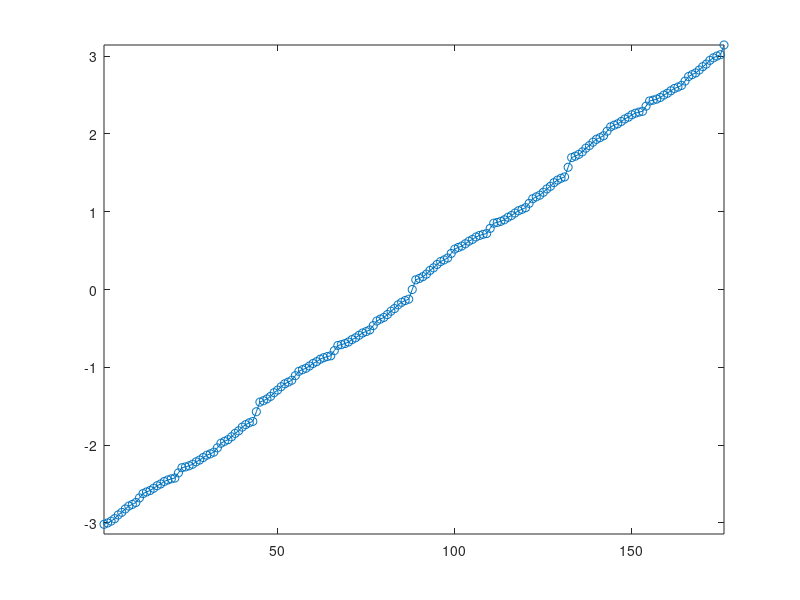
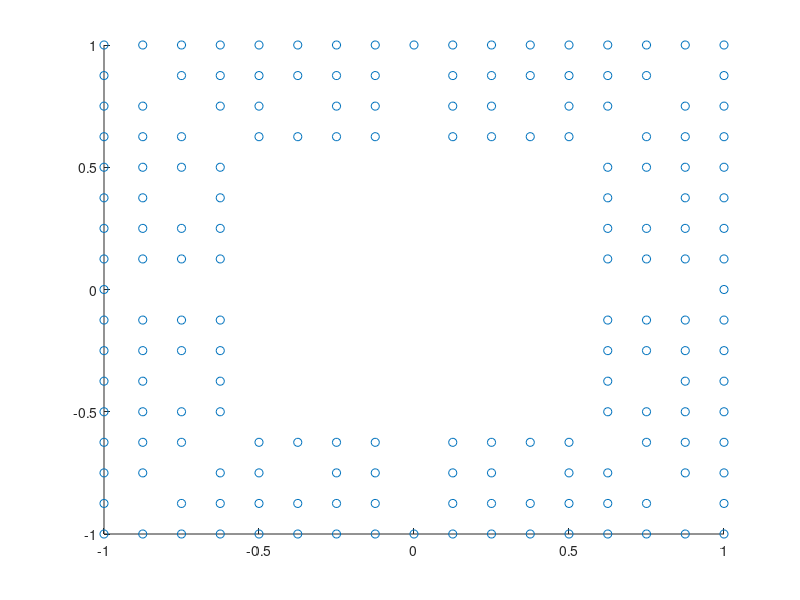
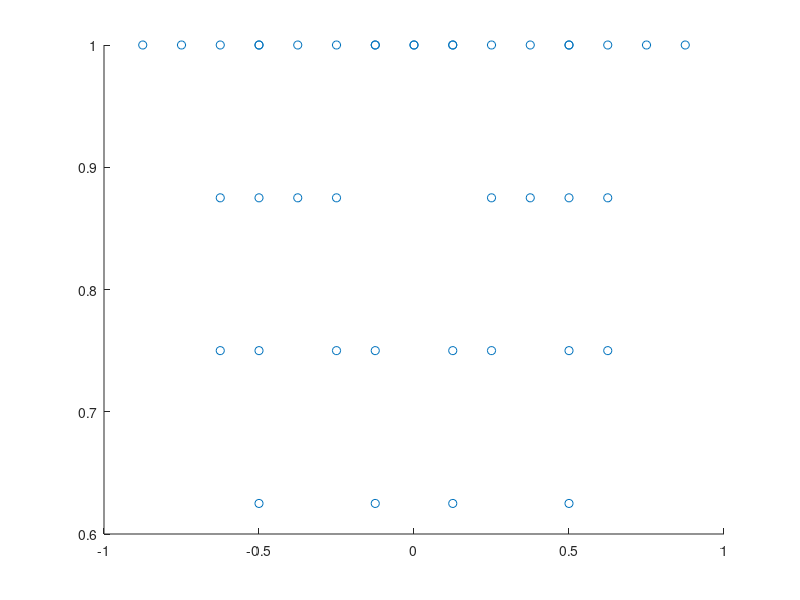
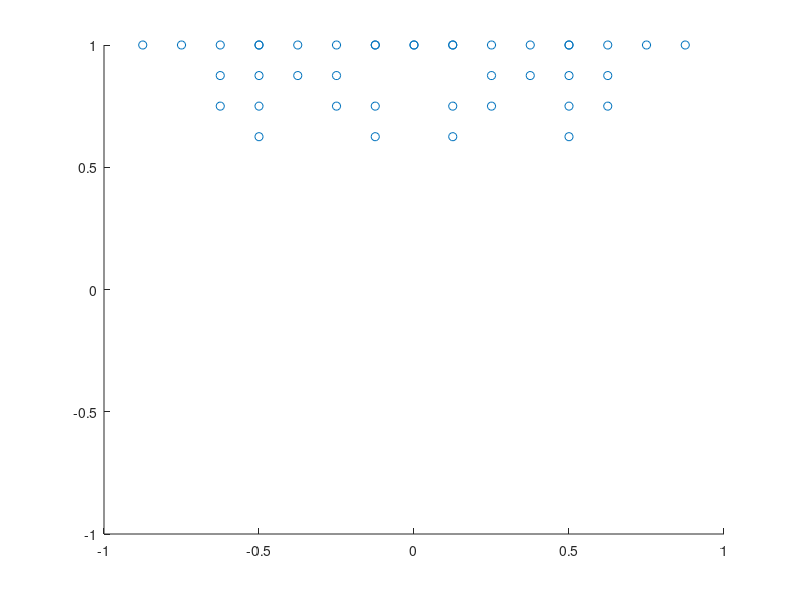

Write MATLAB code to recreate these figures, in order.
close all; clear; output_precision(16);

function vecdir = vectordirection(x)
  vecdir = acos(dot([0 1]'*ones(1,size(x,2)),x./vecnorm(x)));
  vecdir(sign(x(1,:))<0) *= -1;
endfunction

a = [
  [0 1 2 3 4 5 6 7 8] [1 2 3 4 5 6 8] [1 2 4 5 7 8] [1 2 3 4 6 7 8] [5 6 7 8] [5 7 8] [5 6 7 8] [5 6 7 8] 8;
  [8 8 8 8 8 8 8 8 8] [7 7 7 7 7 7 7] [6 6 6 6 6 6] [5 5 5 5 5 5 5] [4 4 4 4] [3 3 3] [2 2 2 2] [1 1 1 1] 0
]/8;
a = [flip([-a(1,:);a(2,:)],2) a];
a = [a flip([a(1,:);-a(2,:)],2)];
a = unique(a',"rows")';
b = vectordirection(a);
ba = b;
bb = vecnorm(a);
c = sort(b);
ca = sort(ba);
cb = sort(bb);
d = round(a*2^3);
da = round(ba*2^3);
db = round(bb*2^3);
f = [d;da;db];
figure(1); plot(c,'o-'); xlim([1 176]); ylim([-pi pi]);
figure(2); scatter(a(1,:),a(2,:));
figure(3); plot(da,'o-'); xlim([1 176]); ylim([-25 25]);
figure(4); plot(db,'o-'); xlim([1 176]); ylim([5 11]);

fn = "tiledata.prg";
fopen(fn,'w');
fwrite(fn,cast(0x6000,'uint16'),'uint16',0,'l');
fwrite(fn,cast(f','int8'),'int8',0,'l');
fclose(fn);

fov = 70 * pi/180;
len = atan(fov);
drs = 32;
stp = 40;
a2 = len*(-1:2/(stp-1):1);
b2 = [a2;ones(size(a2))];
b3 = vectordirection(b2);
[b3a,b3i] = min(abs(b3 - b'));
b4a = a(:,b3i);
b4b = vectordirection(b4a);
b4c = vecnorm(b4a);
b5 = [b4a; b4b; b4c];
figure(3); scatter(b4a(1,:),b4a(2,:));
b2a = [];
for n = 1:drs
  rz = rotz((n-1)/drs*360);
  rz = rz(1:2,1:2);
  rd = rz*b2;
  rd2 = vectordirection(rd);
  [rd3,rd3i] = min(abs(rd2 - b'));
  rd3 = a(:,rd3i);
  rd4 = vectordirection(rd3);
  rd5 = vecnorm(rd3);
  figure(n+3); scatter(rd3(1,:),rd3(2,:)); xlim([-1 1]); ylim([-1 1]);
  rda = [];
  rda(1:4:size(rd3,2)*4) = rd3(1,:);
  rda(2:4:size(rd3,2)*4) = rd3(2,:);
  rda(3:4:size(rd4,2)*4) = rd4;
  rda(4:4:size(rd5,2)*4) = rd5;
  b2a = [b2a; rda];
endfor
c2 = round(b2a*2^3);

fn = "tiledata2.prg";
fopen(fn,'w');
fwrite(fn,cast(0x6000,'uint16'),'uint16',0,'l');
fwrite(fn,cast(c2','int8'),'int8',0,'l');
fclose(fn);

tileddim = 32;
tiledsize = 1024;
tiledroom = [
	4, 2, 3, 4, 5, 6, 7, 8, 9,10,11,12,13,14,15,16, 1, 2, 3, 4, 5, 6, 7, 8, 9,10,11,12,13,14,15,16,
	3, 0, 0, 0, 0, 0, 0, 1, 0, 0, 0, 0, 0, 0, 0, 0, 0, 0, 0, 0, 0, 0, 0, 0, 0, 0, 0, 0, 0, 0, 0, 1,
	2, 0, 0, 0, 0, 0, 0, 1, 0, 0, 0, 0, 0, 0, 0, 0, 0, 0, 0, 0, 0, 0, 0, 0, 0, 0, 0, 0, 0, 0, 0, 1,
	1, 0, 0, 1, 1, 1, 0, 1, 0, 0, 0, 0, 0, 0, 0, 0, 0, 0, 0, 0, 0, 0, 0, 0, 0, 0, 0, 0, 0, 0, 0, 1,
	1, 0, 0, 1, 0, 0, 0, 1, 0, 0, 0, 0, 0, 0, 0, 0, 0, 0, 0, 0, 0, 0, 0, 0, 0, 0, 0, 0, 0, 0, 0, 1,
	2, 0, 0, 0, 0, 0, 0, 1, 0, 0, 0, 0, 0, 0, 0, 0, 0, 0, 0, 0, 0, 0, 0, 0, 0, 0, 0, 0, 0, 0, 0, 1,
	3, 0, 0, 0, 0, 0, 0, 1, 0, 0, 0, 0, 0, 0, 0, 0, 0, 0, 0, 0, 0, 0, 0, 0, 0, 0, 0, 0, 0, 0, 0, 1,
	4, 0, 0, 1, 1, 1, 1, 1, 0, 0, 0, 0, 0, 0, 0, 0, 0, 0, 0, 0, 0, 0, 0, 0, 0, 0, 0, 0, 0, 0, 0, 1,
	1, 0, 0, 0, 0, 0, 0, 0, 0, 0, 0, 0, 1, 1, 1, 1, 0, 0, 0, 0, 0, 0, 0, 0, 0, 0, 0, 0, 0, 0, 0, 1,
	2, 0, 0, 0, 0, 0, 0, 0, 0, 0, 0, 0, 1, 0, 0, 0, 0, 0, 0, 0, 0, 0, 0, 0, 0, 0, 0, 0, 0, 0, 0, 1,
	3, 0, 0, 0, 0, 0, 0, 0, 0, 0, 0, 0, 1, 0, 0, 0, 0, 0, 0, 0, 0, 0, 0, 0, 0, 0, 0, 0, 0, 0, 0, 2,
	4, 0, 0, 0, 0, 0, 0, 0, 0, 0, 0, 0, 1, 0, 0, 0, 0, 0, 0, 0, 0, 0, 0, 0, 0, 0, 0, 0, 0, 0, 0, 2,
	1, 0, 0, 0, 0, 0, 0, 0, 0, 0, 0, 0, 1, 0, 0, 0, 0, 0, 0, 0, 0, 0, 0, 0, 0, 0, 0, 0, 0, 0, 0, 2,
	2, 0, 0, 0, 0, 0, 0, 0, 0, 0, 0, 0, 1, 0, 0, 0, 0, 0, 0, 0, 0, 0, 0, 0, 0, 0, 0, 0, 0, 0, 0, 2,
	3, 0, 0, 0, 0, 0, 0, 0, 0, 0, 0, 0, 1, 0, 0, 0, 0, 0, 0, 0, 0, 0, 0, 0, 0, 0, 0, 0, 0, 0, 0, 2,
	4, 0, 0, 0, 0, 0, 0, 0, 0, 0, 0, 0, 0, 0, 0, 0, 0, 0, 0, 0, 0, 0, 0, 0, 0, 0, 0, 0, 0, 0, 0, 3,
	1, 0, 0, 0, 0, 0, 0, 0, 0, 0, 0, 0, 0, 0, 0, 0, 0, 0, 0, 0, 0, 0, 0, 0, 0, 0, 0, 0, 0, 0, 0, 3,
	2, 0, 0, 0, 0, 0, 0, 0, 0, 0, 0, 0, 0, 0, 0, 0, 0, 0, 0, 0, 0, 0, 0, 0, 0, 0, 0, 0, 0, 0, 0, 3,
	3, 0, 0, 0, 1, 0, 0, 0, 0, 0, 0, 0, 0, 0, 0, 0, 0, 0, 0, 0, 0, 0, 0, 0, 1, 1, 1, 0, 0, 0, 0, 3,
	4, 0, 0, 0, 0, 1, 0, 0, 0, 0, 0, 0, 0, 0, 0, 0, 0, 0, 0, 0, 0, 0, 0, 0, 0, 0, 1, 0, 0, 0, 0, 3,
	1, 0, 0, 0, 0, 0, 1, 0, 0, 0, 0, 0, 0, 0, 0, 0, 0, 0, 0, 0, 0, 0, 0, 0, 0, 0, 1, 0, 0, 0, 0, 3,
	2, 0, 0, 0, 0, 0, 0, 1, 0, 0, 0, 0, 0, 0, 0, 0, 0, 0, 0, 0, 0, 0, 0, 0, 0, 0, 1, 0, 0, 0, 0, 3,
	3, 0, 0, 0, 0, 0, 0, 0, 1, 0, 0, 0, 0, 0, 0, 0, 0, 0, 0, 0, 0, 0, 0, 0, 0, 0, 1, 0, 0, 0, 0, 4,
	4, 0, 0, 0, 0, 0, 0, 0, 0, 1, 0, 0, 0, 0, 0, 0, 0, 0, 0, 0, 0, 0, 0, 0, 0, 0, 1, 0, 0, 0, 0, 4,
	1, 0, 0, 0, 0, 0, 0, 0, 0, 0, 1, 0, 0, 0, 0, 0, 0, 0, 0, 0, 0, 0, 0, 0, 0, 0, 1, 0, 0, 0, 0, 4,
	2, 0, 0, 0, 0, 0, 0, 0, 0, 0, 0, 1, 0, 0, 0, 0, 0, 0, 0, 0, 0, 0, 0, 0, 0, 0, 1, 0, 0, 0, 0, 4,
	3, 0, 0, 0, 0, 0, 0, 0, 0, 0, 0, 0, 1, 0, 0, 0, 0, 0, 0, 0, 0, 0, 0, 0, 0, 0, 1, 0, 0, 0, 0, 4,
	4, 0, 0, 0, 0, 0, 0, 0, 0, 0, 0, 0, 0, 0, 0, 0, 0, 0, 0, 0, 0, 0, 0, 0, 0, 0, 0, 0, 0, 0, 0, 4,
	1, 0, 0, 0, 0, 0, 0, 0, 0, 0, 0, 0, 0, 0, 0, 0, 0, 0, 0, 0, 0, 0, 0, 0, 0, 0, 0, 0, 0, 0, 0, 4,
	2, 0, 0, 0, 0, 0, 0, 0, 0, 0, 0, 0, 0, 0, 0, 0, 0, 0, 0, 0, 0, 0, 0, 0, 0, 0, 0, 0, 0, 0, 0, 4,
	3, 0, 0, 0, 0, 0, 0, 0, 0, 0, 0, 0, 0, 0, 0, 0, 0, 0, 0, 0, 0, 0, 0, 0, 0, 0, 0, 0, 0, 0, 0, 4,
	4, 1, 1, 1, 1, 1, 1, 1, 1, 1, 1, 1, 1, 1, 1, 1, 1, 1, 1, 1, 1, 1, 1, 1, 1, 1, 1, 1, 1, 1, 1, 1,
];
tiledroom = randi(4,tileddim,tileddim)-3;
tiledroom(tiledroom<0) = 0;

fn = "tiledroom.prg";
fopen(fn,'w');
fwrite(fn,cast(0x4000,'uint16'),'uint16',0,'l');
fwrite(fn,cast(tiledroom','uint8'),'uint8',0,'l');
fclose(fn);

tiledsdf = inf(tileddim,tileddim);
for j = 1:tileddim
  for i = 1:tileddim
    for l = 1:tileddim
      for k = 1:tileddim
        if (tiledroom(l,k)>0)
          md = sqrt((j-l)^2+(i-k)^2);
          if (md < tiledsdf(j,i))
            tiledsdf(j,i) = md;
          endif
        endif
      endfor
    endfor
  endfor
endfor
tiledsdf = floor(log2(tiledsdf));
tiledsdf(tiledsdf<0) = 0;
tiledsdf(tiledsdf>5) = 5;

fn = "tiledsdf.prg";
fopen(fn,'w');
fwrite(fn,cast(0x5000,'uint16'),'uint16',0,'l');
fwrite(fn,cast(tiledsdf','uint8'),'uint8',0,'l');
fclose(fn);
